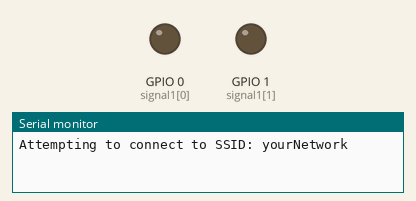
Simulated run of this sketch. Board: ESP32. Parts: output pins drawn as LEDs (lit = HIGH), the last lines printed to the serial monitor. WiFi joins after 1.5 s; servers stay silent unless stated.

Above: at 0.1 s.
At 20.3 s:
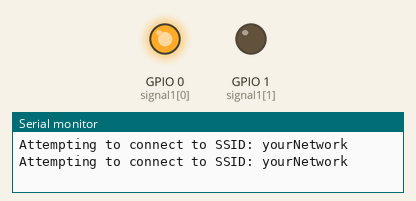
Timing chart, 0 to 21.8 s (numbered marks = the images above):
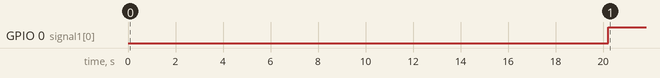

Measured:
- by itself, GPIO 0 (signal1[0]): LOW → HIGH at 20.2 s

The sketch:

Light.ino
```cpp
#include <SPI.h>
#include <WiFi.h>

char ssid[] = "yourNetwork";
char pass[] = "secretPassword";
int keyIndex = 0;

int status = WL_IDLE_STATUS;
char server[] = "www.google.com";
WiFiClient client;

int signal1[] = {0,1};
int signal2[] = {0,1};
int signal3[] = {0,1};
int signal4[] = {0,1};
int redDelay = 5000;
void setup()
 {
  while (status != WL_CONNECTED) {
    Serial.print("Attempting to connect to SSID: ");
    Serial.println(ssid);
    status = WiFi.begin(ssid, pass);

    delay(10000);
  }
  for (int i = 0; i < 3; i++)
  {
    pinMode(signal1[i], OUTPUT);
    pinMode(signal2[i], OUTPUT);
    pinMode(signal3[i], OUTPUT);
    pinMode(signal4[i], OUTPUT);
  }
}
void loop()
{
  int arr[4], i = 0;
  client.connect(server, 80);
  while (client.available())
  {
    char c = client.read();
    arr[i] = c;
  }
    digitalWrite(signal1[0], LOW);
    digitalWrite(signal2[0], LOW);
    digitalWrite(signal3[0], LOW);
    digitalWrite(signal4[0], LOW);
    digitalWrite(signal1[1], LOW);
    digitalWrite(signal2[1], LOW);
    digitalWrite(signal3[1], LOW);
    digitalWrite(signal4[1], LOW);
  if(arr[0] == 1)
  {
    digitalWrite(signal1[1], HIGH);
  }
  else
  {
    digitalWrite(signal1[0], HIGH);
  }


  if(arr[1] == 1)
  {
    digitalWrite(signal2[1], HIGH);
  }
  else
  {
    digitalWrite(signal2[0], HIGH);
  }


  if(arr[2] == 1)
  {
    digitalWrite(signal3[1], HIGH);
  }
  else
  {
    digitalWrite(signal3[0], HIGH);
  }


  if(arr[3] == 1)
  {
    digitalWrite(signal4[1], HIGH);
  }
  else
  {
    digitalWrite(signal4[0], HIGH);
  }


}
```
